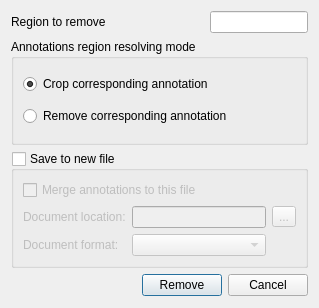
<?xml version="1.0" encoding="UTF-8"?>
<ui version="4.0">
 <class>RemovePartFromSequenceDialog</class>
 <widget class="QDialog" name="RemovePartFromSequenceDialog">
  <property name="geometry">
   <rect>
    <x>0</x>
    <y>0</y>
    <width>319</width>
    <height>308</height>
   </rect>
  </property>
  <property name="sizePolicy">
   <sizepolicy hsizetype="Preferred" vsizetype="Fixed">
    <horstretch>0</horstretch>
    <verstretch>0</verstretch>
   </sizepolicy>
  </property>
  <property name="minimumSize">
   <size>
    <width>319</width>
    <height>308</height>
   </size>
  </property>
  <property name="maximumSize">
   <size>
    <width>16777215</width>
    <height>308</height>
   </size>
  </property>
  <property name="windowTitle">
   <string>Remove subsequence</string>
  </property>
  <layout class="QGridLayout" name="gridLayout_2">
   <item row="0" column="0">
    <layout class="QHBoxLayout" name="horizontalLayout_3">
     <item>
      <widget class="QLabel" name="label_2">
       <property name="text">
        <string>Region to remove</string>
       </property>
      </widget>
     </item>
     <item>
      <spacer name="horizontalSpacer_2">
       <property name="orientation">
        <enum>Qt::Horizontal</enum>
       </property>
       <property name="sizeHint" stdset="0">
        <size>
         <width>108</width>
         <height>17</height>
        </size>
       </property>
      </spacer>
     </item>
     <item>
      <widget class="QLineEdit" name="removeLocationEdit"/>
     </item>
    </layout>
   </item>
   <item row="3" column="0">
    <layout class="QHBoxLayout" name="horizontalLayout">
     <item>
      <spacer name="horizontalSpacer">
       <property name="orientation">
        <enum>Qt::Horizontal</enum>
       </property>
       <property name="sizeHint" stdset="0">
        <size>
         <width>108</width>
         <height>23</height>
        </size>
       </property>
      </spacer>
     </item>
     <item>
      <widget class="QPushButton" name="OKButton">
       <property name="text">
        <string>Remove</string>
       </property>
      </widget>
     </item>
     <item>
      <widget class="QPushButton" name="cancelButton">
       <property name="text">
        <string>Cancel</string>
       </property>
      </widget>
     </item>
    </layout>
   </item>
   <item row="1" column="0">
    <widget class="QGroupBox" name="groupBox_2">
     <property name="title">
      <string>Annotations region resolving mode</string>
     </property>
     <layout class="QHBoxLayout" name="horizontalLayout_4">
      <item>
       <layout class="QVBoxLayout" name="verticalLayout">
        <item>
         <widget class="QRadioButton" name="resizeRB">
          <property name="text">
           <string>Crop corresponding annotation</string>
          </property>
          <property name="checked">
           <bool>true</bool>
          </property>
         </widget>
        </item>
        <item>
         <widget class="QRadioButton" name="removeRB">
          <property name="text">
           <string>Remove corresponding annotation</string>
          </property>
         </widget>
        </item>
       </layout>
      </item>
     </layout>
    </widget>
   </item>
   <item row="2" column="0">
    <widget class="QGroupBox" name="saveToAnotherBox">
     <property name="enabled">
      <bool>true</bool>
     </property>
     <property name="title">
      <string>Save to new file</string>
     </property>
     <property name="checkable">
      <bool>true</bool>
     </property>
     <property name="checked">
      <bool>false</bool>
     </property>
     <layout class="QGridLayout" name="gridLayout_3">
      <item row="0" column="0">
       <widget class="QCheckBox" name="mergeAnnotationsBox">
        <property name="text">
         <string>Merge annotations to this file</string>
        </property>
       </widget>
      </item>
      <item row="1" column="0">
       <layout class="QGridLayout" name="gridLayout">
        <item row="0" column="0">
         <widget class="QLabel" name="label">
          <property name="text">
           <string>Document location:</string>
          </property>
         </widget>
        </item>
        <item row="0" column="1">
         <widget class="QLineEdit" name="filepathEdit"/>
        </item>
        <item row="0" column="2">
         <widget class="QToolButton" name="browseButton">
          <property name="text">
           <string>...</string>
          </property>
         </widget>
        </item>
        <item row="1" column="0">
         <widget class="QLabel" name="label_3">
          <property name="text">
           <string>Document format:</string>
          </property>
         </widget>
        </item>
        <item row="1" column="1">
         <widget class="QComboBox" name="formatBox"/>
        </item>
       </layout>
      </item>
     </layout>
    </widget>
   </item>
  </layout>
 </widget>
 <resources/>
 <connections>
  <connection>
   <sender>OKButton</sender>
   <signal>clicked()</signal>
   <receiver>RemovePartFromSequenceDialog</receiver>
   <slot>accept()</slot>
   <hints>
    <hint type="sourcelabel">
     <x>205</x>
     <y>119</y>
    </hint>
    <hint type="destinationlabel">
     <x>168</x>
     <y>71</y>
    </hint>
   </hints>
  </connection>
  <connection>
   <sender>cancelButton</sender>
   <signal>clicked()</signal>
   <receiver>RemovePartFromSequenceDialog</receiver>
   <slot>reject()</slot>
   <hints>
    <hint type="sourcelabel">
     <x>288</x>
     <y>119</y>
    </hint>
    <hint type="destinationlabel">
     <x>168</x>
     <y>71</y>
    </hint>
   </hints>
  </connection>
 </connections>
</ui>
